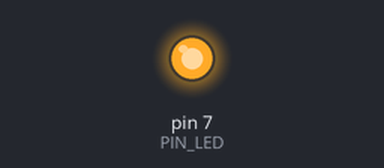
A sketch run on a simulated Arduino Uno, built with avr-gcc and run on an emulated ATmega328P. Parts: output pins drawn as LEDs (lit = HIGH). At 2.0 s the program stops and its outputs stay as they are.

Above: at 0.5 s.
At 1.85 s:
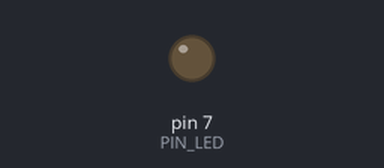
Timing chart, 0 to 3.0 s (numbered marks = the images above):
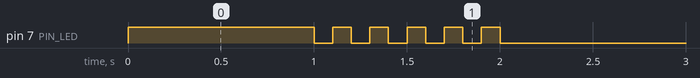

Measured:
- by itself, pin 7 (PIN_LED): repeats every 0.20 s: LOW 0.10 s, HIGH 0.10 s, until it stays LOW from 2.0 s

The sketch:

05_practice_2.ino.ino
```cpp
#define PIN_LED 7

void setup() {
  pinMode(PIN_LED, OUTPUT);
}

void loop() {
  int count = 0;
  while (1) {
      if (count == 0) {
        digitalWrite(PIN_LED, HIGH);
        delay(1000);
        count++;
        }
      else if (count <= 5) {
        digitalWrite(PIN_LED, LOW);
        delay(100);
        digitalWrite(PIN_LED, HIGH);
        delay(100);
        count ++;
        }
       else {
        digitalWrite(PIN_LED, LOW);
        }

    }


}
```
